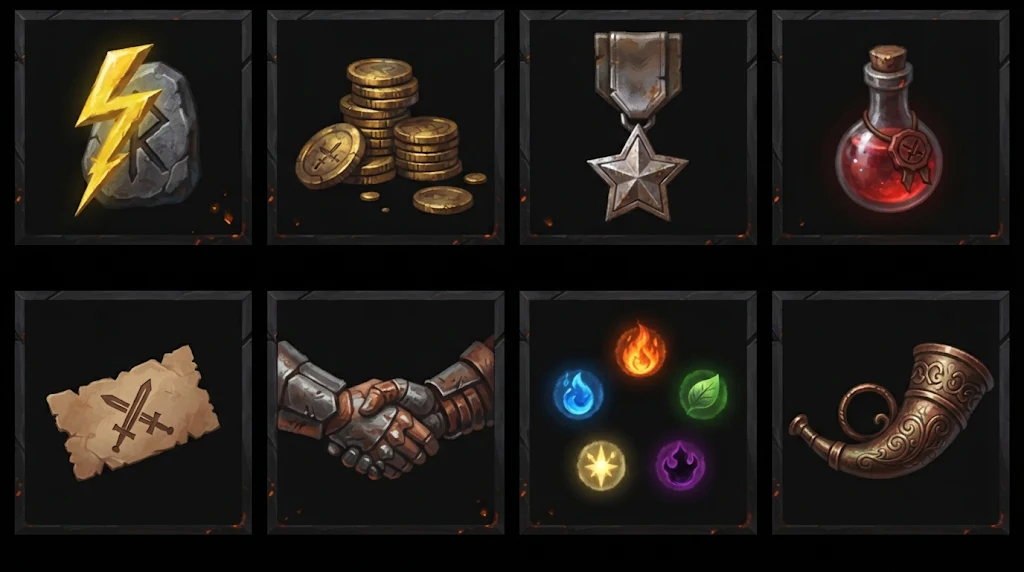
#> input picture 0589f080-f6f4-4927-83f2-e10cab4b5b78.webp, 1024 x 572 px
$ python -i recortar_fundo.py   (imports and definitions only)
#> lines starting #> are read from the running program, lines starting #| are printed output that depends on the picture; after the words box and inside, x2 and y2 are one past the last pixel; in counts of white or black regions, pixels touching at a corner belong together
# Remove o fundo escuro das artes de item e salva uma versão .webp com transparência ao lado do .jpg.
# Uso: python3 ferramentas/recortar_fundo.py                 (todas as artes de assets/itens)
#      python3 ferramentas/recortar_fundo.py anel-comum ...  (só estas)
# Se sobrar fundo numa arte, aumente passo/limite para ela (ex.: AJUSTES abaixo).
import sys, numpy as np
from collections import deque
from PIL import Image, ImageFilter

def recortar(origem, destino, passo=7, limite=60, minimo_mancha=120):
#> called with destino = 'out.png', passo = 7, limite = 60, minimo_mancha = 120
    im = np.asarray(Image.open(origem).convert('RGB')).astype(np.int32)
    h, w, _ = im.shape
#> h = 572; w = 1024
    borda = np.concatenate([im[0], im[-1], im[:, 0], im[:, -1]])
    fundo = np.median(borda, axis=0)
#> fundo = [1, 1, 1]
    dist_fundo = np.sqrt(((im - fundo) ** 2).sum(axis=2))
    sat = im.max(axis=2) - im.min(axis=2)
    visto = np.zeros((h, w), bool)
    fila = deque()
    for x in range(w):
        for y in (0, h - 1):
            fila.append((y, x)); visto[y, x] = True
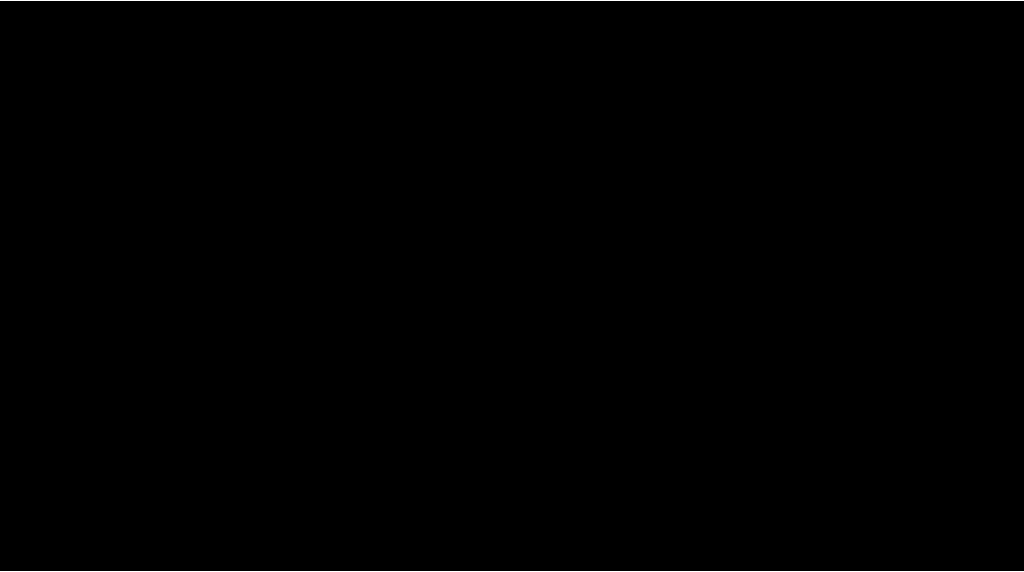
#> visto: shape (572, 1024) bool; 0.35% white in thin lines or dots
    for y in range(h):
        for x in (0, w - 1):
            fila.append((y, x)); visto[y, x] = True
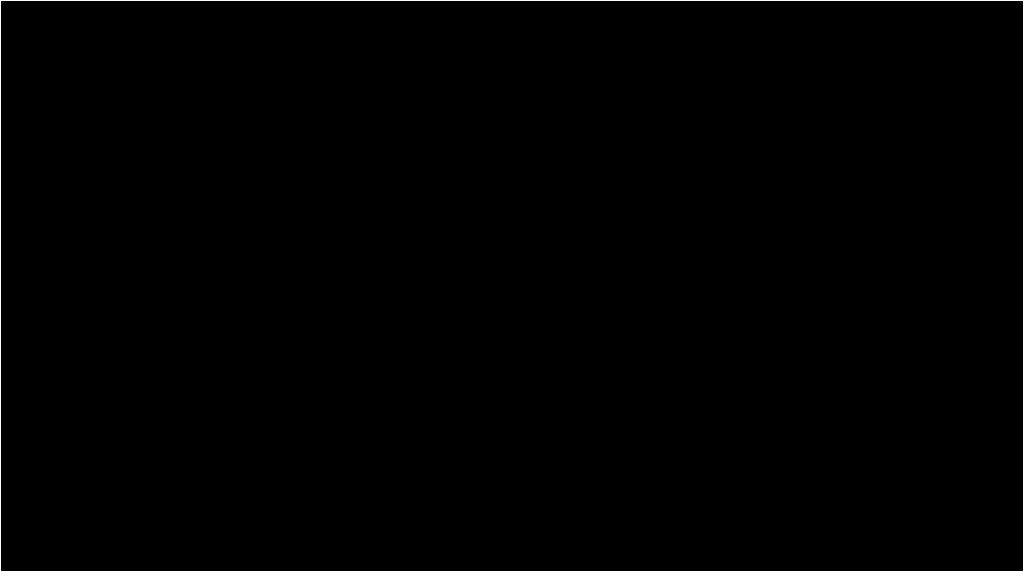
#> visto: shape (572, 1024) bool; 0.54% white in thin lines or dots
    # Cresce pelo fundo: vizinho parecido com o pixel atual, perto da cor do fundo e pouco saturado.
    while fila:
        y, x = fila.popleft()
        for dy, dx in ((1, 0), (-1, 0), (0, 1), (0, -1)):
            ny, nx = y + dy, x + dx
            if 0 <= ny < h and 0 <= nx < w and not visto[ny, nx]:
                d = np.sqrt(((im[ny, nx] - im[y, x]) ** 2).sum())
                if d < passo and dist_fundo[ny, nx] < limite and sat[ny, nx] < 40:
                    visto[ny, nx] = True
                    fila.append((ny, nx))
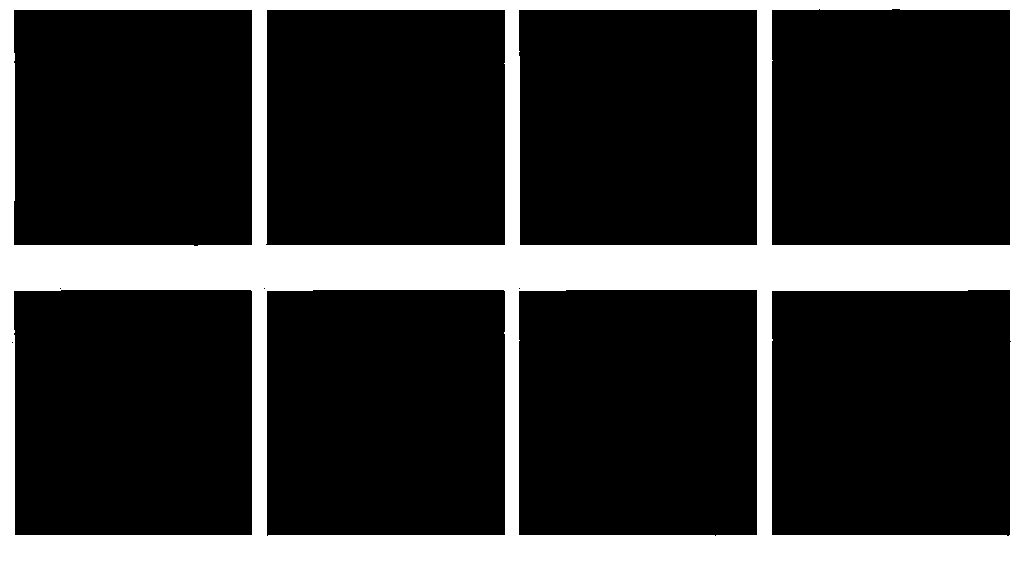
#> visto: shape (572, 1024) bool; 22.1% white; 1 white region, box (x1, y1, x2, y2) and area: (0, 0, 1024, 572) 129629
    # Fundo preso dentro do item (miolo do anel, entre a corda e o arco): manchas grandes com a
    # cor do fundo que não encostam na borda também somem. Manchas pequenas ficam (são detalhes do item).
    parecido = (dist_fundo < limite) & (sat < 40) & ~visto
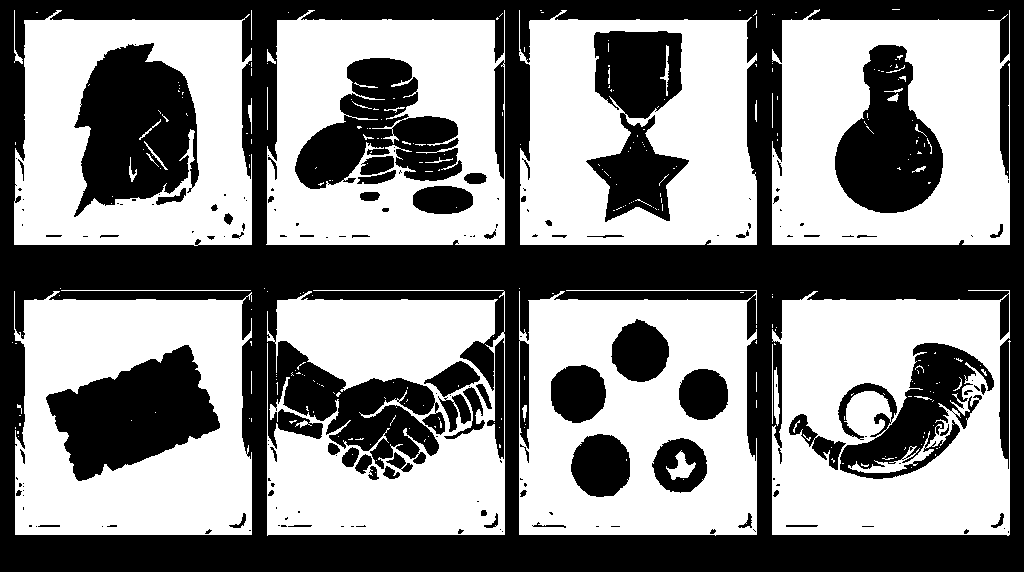
#> parecido: shape (572, 1024) bool; 53.8% white; 176 black regions (102 under 20 px), largest, box (x1, y1, x2, y2) and area: (0, 0, 1024, 572) 177314, (74, 43, 199, 217) 14757, (46, 345, 220, 481) 13443
    for y0, x0 in zip(*np.nonzero(parecido)):
        if not parecido[y0, x0]:
            continue
        mancha = [(y0, x0)]
        parecido[y0, x0] = False
        fila = deque(mancha)
        while fila:
            y, x = fila.popleft()
            for dy, dx in ((1, 0), (-1, 0), (0, 1), (0, -1)):
                ny, nx = y + dy, x + dx
                if 0 <= ny < h and 0 <= nx < w and parecido[ny, nx] and np.sqrt(((im[ny, nx] - im[y, x]) ** 2).sum()) < passo:
                    parecido[ny, nx] = False
                    mancha.append((ny, nx))
                    fila.append((ny, nx))
        if len(mancha) >= minimo_mancha:
            for y, x in mancha:
                visto[y, x] = True
#> this loop made 315352 passes
#> (y0, x0) on passes 1 to 3: (9, 819), (9, 892), (9, 893)
#> parecido: shape (572, 1024) bool; every value is 0
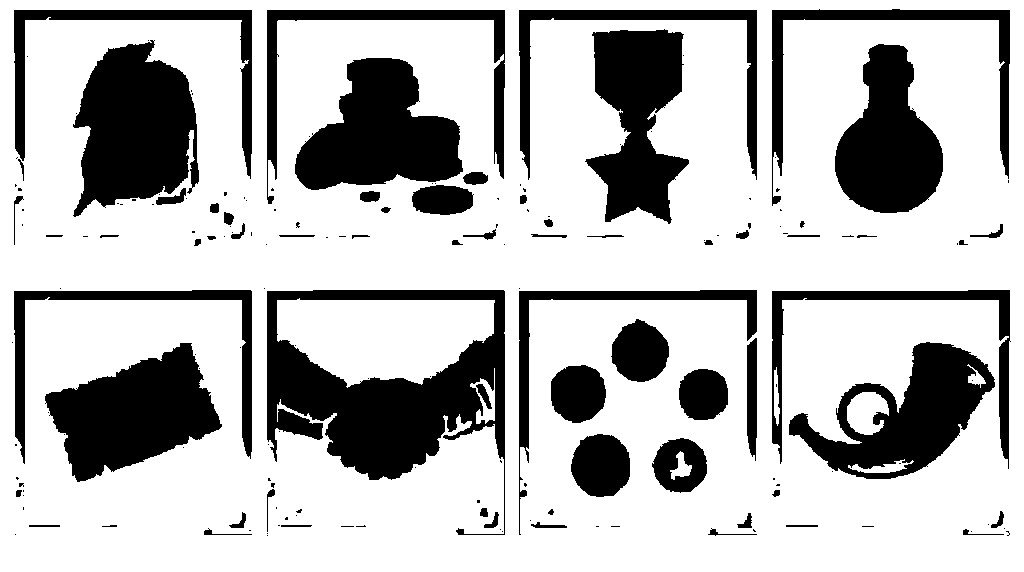
#> visto: shape (572, 1024) bool; 73.2% white; 179 black regions (112 under 20 px), largest, box (x1, y1, x2, y2) and area: (267, 290, 505, 535) 22864, (73, 40, 199, 217) 15294, (45, 343, 222, 482) 14050
    alfa = np.where(visto, 0, 255).astype(np.uint8)
    # Borda suave: desfoca a máscara um pouco.
    mascara = Image.fromarray(alfa).filter(ImageFilter.GaussianBlur(1.2))
    # Perto do fundo removido, pixels com a cor do fundo ficam transparentes na proporção
    # (tira o contorno escuro de detalhes finos, como a corda do arco).
    perto = np.asarray(Image.fromarray(np.where(visto, 255, 0).astype(np.uint8)).filter(ImageFilter.MaxFilter(5))) > 0
#> perto: shape (572, 1024) bool; 79.6% white; 65 black regions (31 under 20 px), largest, box (x1, y1, x2, y2) and area: (269, 292, 503, 478) 18082, (76, 45, 195, 214) 13560, (47, 345, 218, 479) 12662
    rampa = np.clip((dist_fundo - 12) / 40.0, 0, 1) * 255
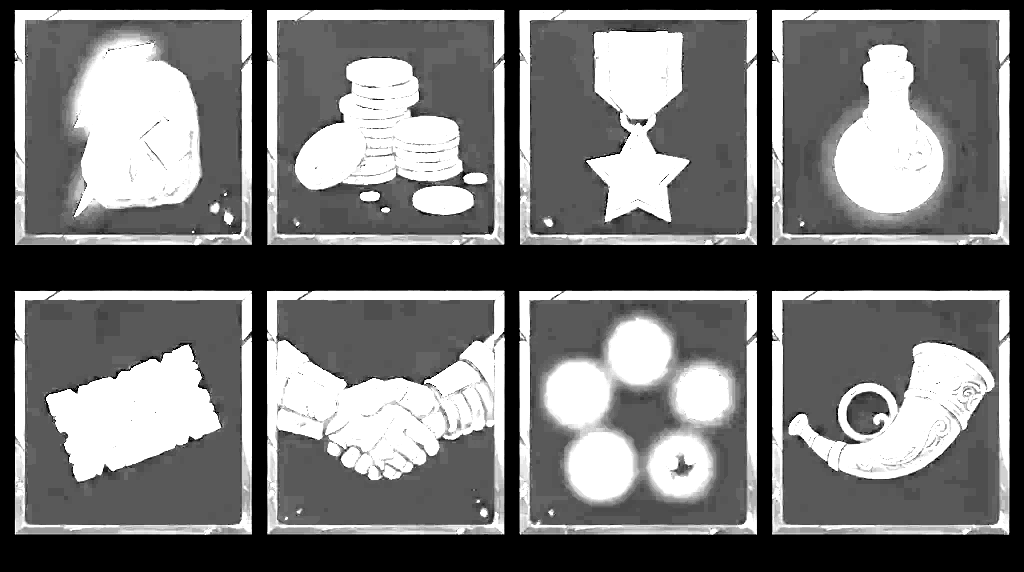
#> rampa: shape (572, 1024) float64; min 0, max 255, mean 120.8
    m = np.asarray(mascara).astype(np.float64)
    m = np.where(perto, np.minimum(m, rampa), m)
    mascara = Image.fromarray(m.astype(np.uint8))
    rgba = Image.open(origem).convert('RGBA')
    rgba.putalpha(mascara)
    rgba.resize((192, 192), Image.LANCZOS).save(destino, quality=86, method=6)
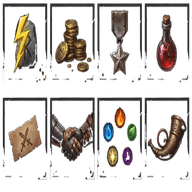
#> saved as out.png: PIL image 192x192 RGBA; mean R, G, B, A 30, 24.8, 20.7, 67.1; transparent parts drawn white

# Artes com moldura ou fundo texturizado precisam de mais tolerância.
AJUSTES = {'anel-comum': (9, 95), 'anel-lendaria': (9, 95), 'mago-botas-epica': (10, 110), 'mago-botas-lendaria': (10, 110), 'mago-peitoral-lendaria': (10, 110),
           'cristal-comum': (4, 25)}   # pedra cinza escura parecida com o fundo: tolerância menor

# [12 lines not run here, left out]

>>> result = recortar('../0589f080-f6f4-4927-83f2-e10cab4b5b78.webp', 'out.png')
